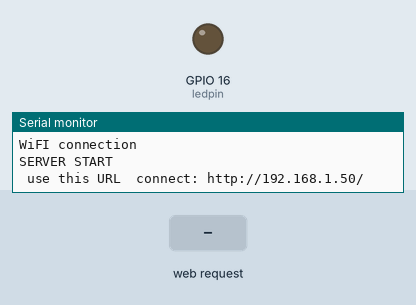
Bench run of a sketch on a simulated ESP8266 (NodeMCU). Shown: output pins drawn as LEDs (lit = HIGH), the last lines printed to the serial monitor. Inputs (shaded band) come from the test bench. WiFi joins after 1.5 s; servers stay silent unless stated.

Above: at 3.2 s.
3.3 s: HTTP request GET /LED=ON received
At 3.8 s:
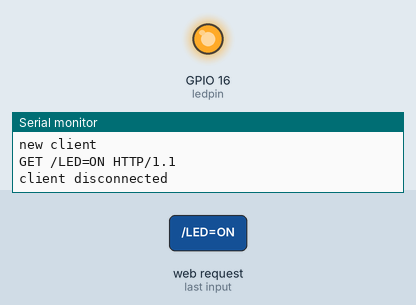
4.8 s: HTTP request GET /LED=OFF received
At 6.2 s:
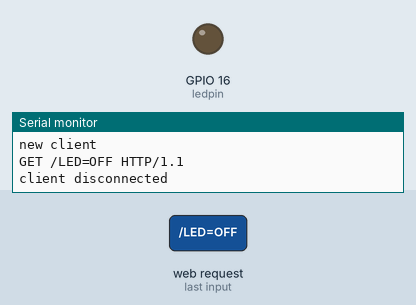
Timing chart, 0 to 7.8 s (numbered marks = the images above; inputs shaded):
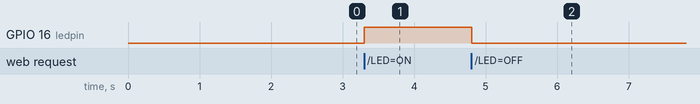

Measured:
- after the input at 3.3 s, GPIO 16 (ledpin): LOW → HIGH at once
- after the input at 4.8 s, GPIO 16 (ledpin): HIGH → LOW at once

The sketch:

espserver.ino
```cpp
//  ESP8266 đóng vai trò là một mini server, sau đó ta dùng
//  trình duyệt để truy cập vào nó điều khiển tín hiệu đèn led
//  trên esp bằng chính đèn led trong esp.

#include<ESP8266WiFi.h>

const char* ssid      ="Wi - IT"  ;
const char* password  = "67896789"  ;


int ledpin =16 ;

WiFiServer server(80) ;

void setup()
{
  Serial.begin(115200) ;
  delay(10) ;
  pinMode(ledpin,OUTPUT);
  digitalWrite(ledpin,LOW) ;

// kết nối WiFi

Serial.print(" ket noi den wifi: ") ;
Serial.print(ssid);


WiFi.begin(ssid,password) ; // hàm kết nối WiFi

while(WiFi.status() != WL_CONNECTED)
{
  delay(1000) ;
  Serial.println(".") ;

}

Serial.println(" ") ;
Serial.println("WiFI connection") ;


server.begin(); // hàm khởi chạy server trong esp
Serial.println("SERVER START" ) ;


//in địa chỉ ip do esp ( đóng vai trò server) cấp phát

 Serial.print(" use this URL  connect: ") ;
 Serial.print("http://") ;
 Serial.print(WiFi.localIP()) ;
 Serial.println("/");

}


void loop()
{
  WiFiClient client = server.available() ; // khởi động client cho trình duyệt
  if(! client ) return ;

 Serial.println("new client") ;
 while(!client.available())
 {
  delay(1) ;
 }

  String request= client.readStringUntil('\r') ;
  Serial.println(request) ;
  client.flush() ; // bỏ qua các phần chưa đọc, dư thừa

  int value = LOW;
  if(request.indexOf("/LED=ON") != -1)
  {
    digitalWrite(ledpin,HIGH) ;
    value= HIGH ;
  }
  if(request.indexOf("/LED=OFF") != -1 )
  {
    digitalWrite(ledpin,LOW ) ;
    value =LOW ;
  }

// response của trình duyệt trả lại server

client.println("HTTP/1.1 200 OK ") ;
client.println(" content-Type: text/html" ) ;
client.println("") ;
client.println("<!DOCTYPE HTML>") ;
client.println("<html>") ;


client.println("led pin is now ") ;

if(value==HIGH)
{
  client.println("ON") ;
}
else
{
  client.println("OFF") ;
}

  client.println("<a href=\"/LED=ON\"\"><button>Turn On </button></a>");
  client.println("<a href=\"/LED=OFF\"\"><button>Turn Off </button></a><br />");
  client.println("</html>");


  delay(1) ;
  Serial.println("client disconnected") ;
  Serial.println("") ;
}
```
